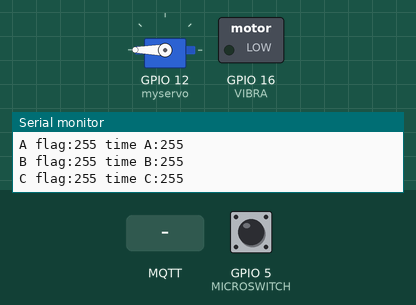
A sketch run on a simulated ESP8266 (NodeMCU). Parts: servo, switched loads named in the sketch (green lamp = pin HIGH), the last lines printed to the serial monitor. The inputs (shaded band) are chosen by the test bench; at power-on: GPIO 5 (MICROSWITCH) HIGH. WiFi joins after 1.5 s; servers stay silent unless stated; network time is answered at once with the bench clock; the local clock reads 2024-03-15 10:24:30 at power-on unless the sketch sets it; EEPROM starts erased; no MQTT or app messages arrive unless stated.

Above: at 2.7 s.
2.8 s: MQTT message "AGORA" arrives on the first subscribed topic
At 4.8 s:
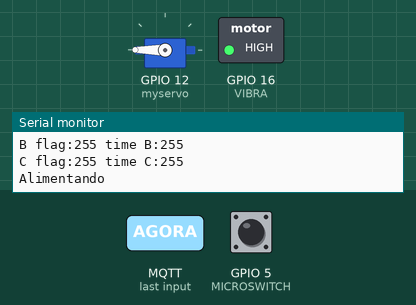
5.1 s: GPIO 5 (MICROSWITCH) pulled LOW for 0.65 s
At 7.6 s:
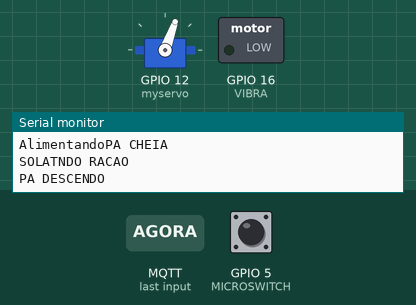
8.8 s: MQTT message "HORAA" arrives on the first subscribed topic
At 10.45 s:
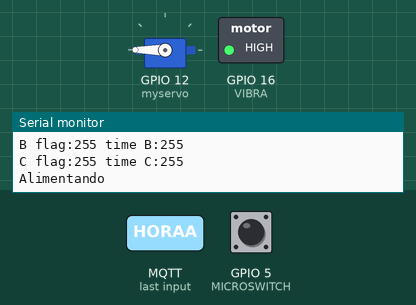
10.7 s: GPIO 5 (MICROSWITCH) pulled LOW for 1 s
At 14.69 s:
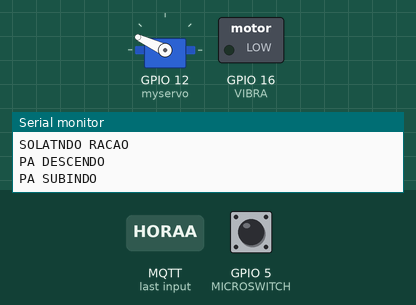
Timing chart, 0 to 15.8 s (numbered marks = the images above; inputs shaded):
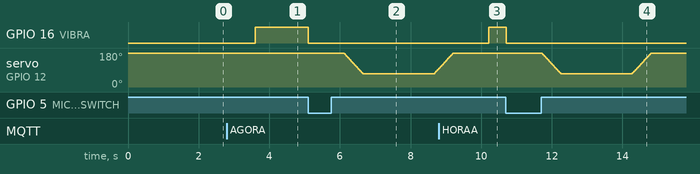

Measured:
- after the input at 2.8 s, GPIO 16 (VIBRA): LOW → HIGH after 0.81 s
- after the input at 5.1 s, GPIO 16 (VIBRA): HIGH → LOW at once
- after the input at 8.8 s, GPIO 16 (VIBRA): LOW → HIGH after 1.4 s
- after the input at 10.7 s, GPIO 16 (VIBRA): HIGH → LOW at once

The sketch:

codigoAlimentador.ino
```cpp
//vibra
#define VIBRA 16
#define LIGA 1
#define DESLIGA 0
#define MICROSWITCH 5
// PINOS SENSOR SONICO
const int trigPin = 2;  //D4
const int echoPin = 0;  //D3
#include <Servo.h>
Servo myservo;  //inicial objeto do servo

#include <EEPROM.h>
#include <NTPClient.h>//bibilioteca que cuida de obter o horario do ntp
#include <WiFiUdp.h>
#include <ESP8266WiFi.h> // Importa a Biblioteca ESP8266WiFi
#include <PubSubClient.h> // Importa a Biblioteca PubSubClient
// define o id do mqtt e topicos para publicação e inscrição

#define TOPICO_SUBSCRIBE   "sendArnieAGORA"     //tópico MQTT de escuta
#define TOPICO_SUBSCRIBE_FLAGA "sendArnieLIGAA"     //tópico MQTT de escuta
#define TOPICO_SUBSCRIBE_FLAGB "sendArnieLIGAB"     //tópico MQTT de escuta
#define TOPICO_SUBSCRIBE_FLAGC "sendArnieLIGAC"     //tópico MQTT de escuta
#define TOPICO_SUBSCRIBE_A "sendArnieHORAA"     //tópico MQTT de escuta
#define TOPICO_SUBSCRIBE_B "sendArnieHORAB"     //tópico MQTT de escuta
#define TOPICO_SUBSCRIBE_C "sendArnieHORAC"     //tópico MQTT de escuta
#define TOPICO_PUBLISH     "reciArniePETfeed"    //tópico MQTT de envio de informações para Broker
#define ID_MQTT  "arniepetfeed"     //id mqtt (para identificação de sessão)
int last_hour;
byte time_A;
byte time_B;
byte time_C;
byte updateCycle = 0;
byte time_A_flag = 0;
byte time_B_flag = 0;
byte time_C_flag = 0;
bool DOSAR_A_FLAG = 0;
bool DOSAR_B_FLAG = 0;
bool DOSAR_C_FLAG = 0;
const char* SSID = "nomeWiFi"; // SSID / nome da rede WI-FI que deseja se conectar
const char* PASSWORD = "senhaWiFi"; // Senha da rede WI-FI que deseja se conectar
const char* BROKER_MQTT = "broker.emqx.io"; //URL do broker MQTT que se deseja utilizar
int BROKER_PORT = 1883; // Porta do Broker MQTT

//Variáveis e objetos globais
WiFiClient espClient; // Cria o objeto espClient
PubSubClient MQTT(espClient); // Instancia o Cliente MQTT passando o objeto espClient
WiFiUDP ntpUDP;
const long utcOffsetInSeconds = -10800;
NTPClient timeClient(ntpUDP, "pool.ntp.org", utcOffsetInSeconds);//iniciliza o cliente com um offset de -3H(60seg*60min*3hora = -10800) NPT

void setup() {
  myservo.attach(12);
  myservo.write(180); //posicao inicial do servo 180 ou seja horizontal
  pinMode(MICROSWITCH, INPUT_PULLUP);
  pinMode(VIBRA, OUTPUT); //vibrador
  digitalWrite(VIBRA, DESLIGA);
  pinMode(trigPin, OUTPUT);
  pinMode(echoPin, INPUT);
  Serial.begin(115200);//comunicaçao serial
  EEPROM.begin(20);
  time_A = EEPROM.read(1);
  time_B = EEPROM.read(2);
  time_C = EEPROM.read(3);
  time_A_flag = EEPROM.read(4);
  time_B_flag = EEPROM.read(5);
  time_C_flag = EEPROM.read(6);
  delay(10);
  Serial.println("------Conexao WI-FI------");
  Serial.print("Conectando-se na rede: ");
  Serial.println(SSID);
  Serial.println("Aguarde");
  reconectWiFi();
  MQTT.setServer(BROKER_MQTT, BROKER_PORT);   //informa qual broker e porta deve ser conectado
  MQTT.setCallback(mqtt_callback);            //atribui função de callback (função chamada quando qualquer informação de um dos tópicos subescritos chega)
  timeClient.begin();//começa accesar cliente ntp
}

void loop() {
  updateCycle++;
  if (updateCycle == 11)updateCycle = 0;
  delay(1000);
  //se não há conexão com o WiFI, a conexão é refeita
  reconectWiFi();
  //se não há conexão com o Broker, a conexão é refeita
  reconnectMQTT();
  //envia o status de todos os outputs para o Broker no protocolo esperado
  EnviaEstadoOutputMQTT();
  //mantem vivo a comunicação com broker MQTT
  MQTT.loop();
  timeClient.update();

  Serial.print("time from ntp ->");  Serial.println(timeClient.getHours());
  // caso tempo esteja habilitado resetar status prar dosar no dia seguinte no mesmo horario
//  caso nao tenha dosado ainda, e esteja habilitado para fazer isso, continua em 1 , na reseta
  if (timeClient.getHours() != last_hour) {
    if (time_A_flag == 2)time_A_flag = 1;
    if (time_B_flag == 2)time_B_flag = 1;
    if (time_C_flag == 2)time_C_flag = 1;
  }
  last_hour = timeClient.getHours();

  //quando um horario programado bate, verificamos se ja foi atendido:
  // cas ja foi atendio o pedido de alimentaçao  mudamos o status para 2 ate a hora mudar e ter um reset
  // caso nao tenha um pedido de alimentaça o status fica em 0
  // caso e hora de alimentar o status muda para 1 ate terminar de alimentar

  Serial.print("A flag:");  Serial.print(time_A_flag);
  Serial.print(" time A:"); Serial.println(time_A);
  Serial.print("B flag:");  Serial.print(time_B_flag);
  Serial.print(" time B:"); Serial.println(time_B);
  Serial.print("C flag:");  Serial.print(time_C_flag);
  Serial.print(" time C:"); Serial.println(time_C);

  //caso esteja habilitado
  if (time_A_flag != 0)
    //libera para dosagem, agora espera animal se aproximar
    if (timeClient.getHours() == time_A && time_A_flag == 1 )  time_A_flag = alimentarQuandoProximo("HORARIO A");


  //caso esteja habilitado
  if (time_B_flag != 0)
    //libera para dosagem, agora espera animal se aproximar
    if (timeClient.getHours() == time_B && time_B_flag == 1 ) time_B_flag = alimentarQuandoProximo("HORARIO B");


  //caso esteja habilitado
  if (time_C_flag != 0)
    //libera para dosagem, agora espera animal se aproximar
    if (timeClient.getHours() == time_C && time_C_flag == 1 ) time_C_flag = alimentarQuandoProximo("HORARIO C");


}


//Função: função de callback
//        esta função é chamada toda vez que uma informação de
//        um dos tópicos subescritos chega)
//Parâmetros: nenhum
//Retorno: nenhum
void mqtt_callback(char* topic, byte* payload, unsigned int length) {
  String hdr;
  for (int i = 0; i < 14; i++)
  {
    char c = (char)topic[i];
    hdr += c;//    Serial.print(c);
  }

  String msg;
  //obtem a string do payload recebido
  for (int i = 0; i < length; i++)
  {
    char c = (char)payload[i];
    msg += c;//    Serial.print(c);
  }

  //definir o que fazer com os valores recebidos
  //caso o hdr (header) substring != -1 , entao e esse o variavel que esta presente
  if (hdr.indexOf("AGORA") != -1) {
    alimentarAgora();
    MQTT.publish(TOPICO_PUBLISH, "DOSAR AGORA");
  }
  if (hdr.indexOf("HORAA") != -1) {
    time_A = msg.toInt();   //  Serial.print("HORAA "); Serial.println(time_A);
    EEPROM.write(1, time_A);
    EEPROM.commit();
  }
  if (hdr.indexOf("HORAB") != -1) {
    time_B = msg.toInt();   //  Serial.print("HORAB "); Serial.println(time_B);
    EEPROM.write(2, time_B);
    EEPROM.commit();
  }
  if (hdr.indexOf("HORAC") != -1) {
    time_C = msg.toInt();   //  Serial.print("HORAC "); Serial.println(time_C);
    EEPROM.write(3, time_C);
    EEPROM.commit();
  }
  if (hdr.indexOf("LIGAA") != -1) {
    time_A_flag = msg.toInt();   //  Serial.print("HORAA "); Serial.println(time_A);
    EEPROM.write(4, time_A_flag);
    EEPROM.commit();
  }
  if (hdr.indexOf("LIGAB") != -1) {
    time_B_flag = msg.toInt();   //  Serial.print("HORAB "); Serial.println(time_B);
    EEPROM.write(5, time_B_flag);
    EEPROM.commit();
  }
  if (hdr.indexOf("LIGAC") != -1) {
    time_C_flag = msg.toInt();   //  Serial.print("HORAC "); Serial.println(time_C);
    EEPROM.write(6, time_C_flag);
    EEPROM.commit();
  }

}

//Função: reconecta-se ao broker MQTT (caso ainda não esteja conectado ou em caso de a conexão cair)
//        em caso de sucesso na conexão ou reconexão, o subscribe dos tópicos é refeito.
//Parâmetros: nenhum
//Retorno: nenhum
void reconnectMQTT() {
  while (!MQTT.connected())
  {
    Serial.print("* Tentando se conectar ao Broker MQTT: ");
    Serial.println(BROKER_MQTT);
    if (MQTT.connect(ID_MQTT))
    {
      Serial.println("Conectado com sucesso ao broker MQTT!");
      //publica para estes pra synchonizar
      // puxar o que foi salvo
      String a = String( time_A);
      String b = String(time_B);
      String c = String(time_C);
      String flagA = String(time_A_flag);
      String flagB = String(time_B_flag);
      String flagC =  String(time_C_flag);

      Serial.println("valores salvos");
      Serial.print("A flag:");  Serial.print(time_A_flag);
      Serial.print(" time A:"); Serial.println(time_A);
      Serial.print("B flag:");  Serial.print(time_B_flag);
      Serial.print(" time B:"); Serial.println(time_B);
      Serial.print("C flag:");  Serial.print(time_C_flag);
      Serial.print(" time C:"); Serial.println(time_C);

      //atualizas horarios
      MQTT.publish(TOPICO_SUBSCRIBE_A, &a[0] );
      MQTT.publish(TOPICO_SUBSCRIBE_B, &b[0]);
      MQTT.publish(TOPICO_SUBSCRIBE_C, &c[0]);
      MQTT.publish(TOPICO_SUBSCRIBE_FLAGA, &flagA[0]);
      MQTT.publish(TOPICO_SUBSCRIBE_FLAGB, &flagB[0]);
      MQTT.publish(TOPICO_SUBSCRIBE_FLAGC, &flagC[0]);

      MQTT.subscribe(TOPICO_SUBSCRIBE);
      MQTT.subscribe(TOPICO_SUBSCRIBE_FLAGA);
      MQTT.subscribe(TOPICO_SUBSCRIBE_FLAGB);
      MQTT.subscribe(TOPICO_SUBSCRIBE_FLAGC);
      MQTT.subscribe(TOPICO_SUBSCRIBE_A);
      MQTT.subscribe(TOPICO_SUBSCRIBE_B);
      MQTT.subscribe(TOPICO_SUBSCRIBE_C);
    }
    else
    {
      Serial.println("Falha ao reconectar no broker.");
      Serial.println("Haverá nova tentativa de conexao em 2s");
      delay(1000);
    }
  }
}

//Função: reconecta-se ao WiFi
//Parâmetros: nenhum
//Retorno: nenhum
void reconectWiFi() {
  //se já está conectado a rede WI-FI, nada é feito.
  //Caso contrário, são efetuadas tentativas de conexão
  if (WiFi.status() == WL_CONNECTED)    return;
  WiFi.begin(SSID, PASSWORD); // Conecta na rede WI-FI
  while (WiFi.status() != WL_CONNECTED) {
    Serial.print(".");
    delay(100);
  }
  Serial.println();
  Serial.print("Conectado com sucesso na rede ");
  Serial.print(SSID);
  Serial.println("IP obtido: ");
  Serial.println(WiFi.localIP());
}

//Função: envia ao Broker o estado atual do output
//Parâmetros: nenhum
//Retorno: nenhum
void EnviaEstadoOutputMQTT(void) {
  if (updateCycle == 10) {
    //  Serial.print("A flag:");  Serial.print(time_A_flag);
    //  Serial.print(" time A:"); Serial.println(time_A);
    String s;
    if (time_A_flag == 2)       s = "HORARIO A DOSADO" ;
    else if (time_A_flag == 1)  s = "HORARIO A PROGRAMADO PARA " + String(time_A) + "H" ;
    else     s = "HORARIO A DES" ;
    MQTT.publish(TOPICO_PUBLISH, &s[0]);
    Serial.println(s);
    if (time_B_flag == 2)      s = "HORARIO B DOSADO" ;
    else if (time_B_flag == 1) s = "HORARIO B PROGRAMADO PARA " + String(time_B) + "H" ;
    else    s = "HORARIO B DES" ;
    MQTT.publish(TOPICO_PUBLISH, &s[0]);
    Serial.println(s);
    if (time_C_flag == 2)     s = "HORARIO C DOSADO" ;
    else if (time_C_flag == 1)s = "HORARIO C PROGRAMADO PARA " + String(time_C) + "H" ;
    else    s = "HORARIO C DES" ;
    MQTT.publish(TOPICO_PUBLISH, &s[0]);
    Serial.println(s);
  }
}

void SOLTAR_RACAO() {
  int pos;
  Serial.println("PA DESCENDO");
  for (pos = 180; pos >= 70; pos -= 1) { // vai de 180 graus para 0 graus
    myservo.write(pos);              //  fala para o servo ir para a posição da varíavel 'pos'
    delay(5);                       // espera 15ms até o servo alcançar a posição
  }
  delay(2000);
  Serial.println("PA SUBINDO");
  for (pos = 70; pos <= 180; pos += 1) { // vai de 0 graus para 180 graus
    // in steps of 1 degree
    myservo.write(pos);              // fala para o servo para ir para a posição da variável 'pos'
    delay(5);                       // espera 15ms até o servo alcançar a posição
  }
}

int lerDistancia() {
  long duration;
  int distance;
  digitalWrite(trigPin, LOW);
  delayMicroseconds(2);
  // COMEÇA ENVIO DE SINAL DE AUDIO DE 10 MICROSEGUNDOS.
  digitalWrite(trigPin, HIGH);
  delayMicroseconds(10);
  // TERMINA SINAL DE 10 MICRO SEGUNDOS
  digitalWrite(trigPin, LOW);
  // LE A DURAÇAO DO PULSO ALTO
  duration = pulseIn(echoPin, HIGH);
  //PEGA A DURAÇAO DO PULSO, TRANSFORMA EM DISTANCIA
  distance = duration * 0.034 / 2;
  Serial.print("Distance: ");
  Serial.println(distance);
  return distance;
}

void alimentarAgora() {
  Serial.print("Alimentando");
  digitalWrite(VIBRA, LIGA);
  while (digitalRead(MICROSWITCH) == 1) {
    delay(10);
  }
  Serial.println("PA CHEIA");
  digitalWrite(VIBRA, DESLIGA);
  delay(1000);
  Serial.println("SOLATNDO RACAO");
  SOLTAR_RACAO();
  Serial.print("PRONTO");
}

byte alimentarQuandoProximo(String p ) {
  if (lerDistancia() < 16 && lerDistancia() < 16) {
    Serial.print("Alimentando");
    Serial.println(p);
    Serial.println("VIBRANDO-ENXENDO PA");
    digitalWrite(VIBRA, LIGA);
    while (digitalRead(MICROSWITCH) == 1) {
      delay(10);
    }
    Serial.println("PA CHEIA");
    digitalWrite(VIBRA, DESLIGA);
    delay(1000);
    Serial.println("SOLATNDO RACAO");
    SOLTAR_RACAO();
    Serial.print("PRONTO");
    Serial.println(p);
    return 2;//atualiza status do pedido de dosagem
  }
  else{
  return 1;
  }

}
```
